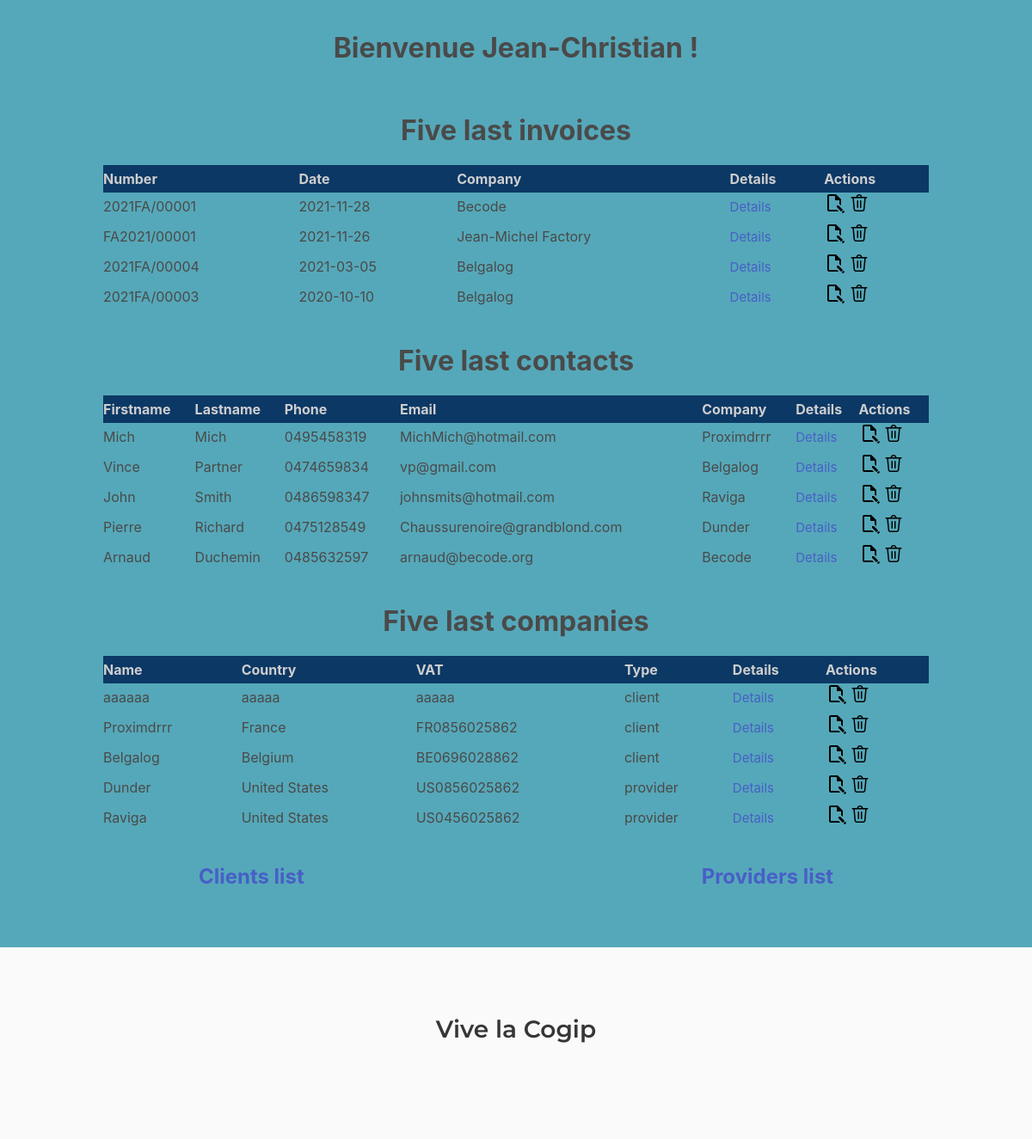
The page /index.php?action=welcome (signed in) on the database its author committed.
### tables this page shows
CREATE TABLE `invoice` (
  `id` int(11) NOT NULL,
  `number` varchar(50) NOT NULL,
  `date` date NOT NULL,
  `content` text NOT NULL,
  `amount` float NOT NULL
);

CREATE TABLE `company` (
  `id` int(11) NOT NULL,
  `name` varchar(100) NOT NULL,
  `country` varchar(100) NOT NULL,
  `vat` varchar(50) NOT NULL
);

CREATE TABLE `people` (
  `id` int(11) NOT NULL,
  `firstname` varchar(50) NOT NULL,
  `lastname` varchar(50) NOT NULL,
  `email` varchar(100) NOT NULL,
  `phone` varchar(40) NOT NULL
);

CREATE TABLE `companytype` (
  `id` tinyint(3) NOT NULL,
  `name` varchar(20) NOT NULL
);

### models/model.php (called while the page is built, shortened)
<?php
class DataBase
{
    private $db='cogip';
    private $login = 'root';
    private $pass ='';
    private $connec;
    private function connexion() {
        try {
            $bdd = new PDO('mysql:host=localhost;dbname='.$this->db.';charset=utf8', $this->login, $this->pass);
            $bdd->setAttribute(PDO::ATTR_ERRMODE, PDO::ERRMODE_WARNING);
            $bdd->setAttribute(PDO::ATTR_DEFAULT_FETCH_MODE, PDO::FETCH_OBJ);
            $this->connec = $bdd;
        }
        catch (PDOException $e) {
            $msg = 'ERROR PDO in' . $e->getfile() . 'L.' . $e->getLine() . ' : ' . $e->getMessage();
            die($msg);
        }
    }
    public function getFiveLastInvoice() {
        $req = $this->connec->prepare("SELECT i.id AS id, i.number, i.date, i.content, i.amount, c.name
                                       FROM invoice i, company c, invoice_company ic
                                       WHERE i.id=ic.idinvoice AND c.id=ic.idcompany
                                       ORDER BY date DESC LIMIT 0,5");
        $req->execute();
        return $req;
    }
    public function getFiveLastPeople () {
        $req = $this->connec->prepare("SELECT p.id AS id, p.firstname, p.lastname, p.email, p.phone, c.name
                                       FROM people p, company c, people_company pc
                                       WHERE p.id=pc.idpeople AND pc.idcompany=c.id
                                       ORDER BY id DESC LIMIT 0,5");
        $req->execute();
        return $req;
    }
    public function getFiveLastCompany () {
        $req = $this->connec->prepare("SELECT c.id as id, c.name as name, c.country as country, c.vat as vat, t.name as type
                                       FROM company c, companytype t, company_type ct
                                       WHERE c.id=ct.idcompany AND t.id=ct.idtype
                                       ORDER BY id DESC LIMIT 0,5");
        $req->execute();
        return $req;
    }
}

### views/welcome_god.php (the view, shortened to what this page needs)
<?php
require("./views/header.php");
$invoices = $db->getFiveLastInvoice();
if (isset($_SESSION['username'])) {
    echo "<h1>Bienvenue " . $_SESSION['username'] . " !</h1>";
}
?>
    <h1>Five last invoices</h1>
    <table>
        <tr class="line">
            <th>Number</th>
            <th>Date</th>
            <th>Company</th>
            <th>Details</th>
            <th>Actions</th>
        </tr>
        <?php
        while ($infos = $invoices->fetch(PDO::FETCH_ASSOC)) {
            $number = $infos["number"];
            $date = $infos["date"];
            $name = $infos["name"];
            $id = $infos["id"];
            echo "
            <tr class='line'>
                <td>$number</td>
                <td>$date</td>
                <td>$name</td>
                <td><a href='./?action=invoice_details&id=$id'>Details</a></td>
                <td>
                  <a href='index.php?action=update_invoice&id=" . $id . "'><img src='./assets/img/edit.png' /></a>
                  <a href='index.php?action=delete_invoice&id=" . $id . "'><img src='./assets/img/delete.png' /></a>
                </td>
            </tr>
    ";
        }
        $contacts = $db->getFiveLastPeople();
        ?>
    </table>
    <h1>Five last contacts</h1>
    <table>
        <tr class="line">
            <th>Firstname</th>
            <th>Lastname</th>
            <th>Phone</th>
            <th>Email</th>
            <th>Company</th>
            <th>Details</th>
            <th>Actions</th>
        </tr>
        <?php
        while ($infos = $contacts->fetch(PDO::FETCH_ASSOC)) {
            $firstname = $infos["firstname"];
            $lastname = $infos["lastname"];
            $email = $infos["email"];
            $phone = $infos["phone"];
            $name = $infos["name"];
            $id = $infos["id"];
            echo "
            <tr class='line'>
                <td>$firstname</td>
                <td>$lastname</td>
                <td>$phone</td>
                <td>$email</td>
                <td>$name</td>
                <td><a href='./?action=contact_details&id=$id'>Details</a></td>
                <td>
                  <a href='index.php?action=update_contact&id=" . $id . "'><img src='./assets/img/edit.png' /></a>
                  <a href='index.php?action=delete_contact&id=" . $id . "'><img src='./assets/img/delete.png' /></a>
                </td>
            </tr>
    ";
        }
        $companies = $db->getFiveLastCompany();
        ?>
    </table>
    <h1>Five last companies</h1>
    <table>
        <tr class="line">
            <th>Name</th>
            <th>Country</th>
            <th>VAT</th>
            <th>Type</th>
            <th>Details</th>
            <th>Actions</th>
        </tr>
<?php
while ($infos = $companies->fetch(PDO::FETCH_ASSOC)) {
    $name = $infos["name"];
    $country = $infos["country"];
    $vat = $infos["vat"];
    $type = $infos["type"];
    $id = $infos["id"];
    echo "
            <tr class='line'>
                <td>$name</td>
                <td>$country</td>
                <td>$vat</td>
                <td>$type</td>
                <td><a href='./?action=company_details&id=$id'>Details</a></td>
                <td>
                  <a href='index.php?action=update_company&id=" . $id . "'><img src='./assets/img/edit.png' /></a>
                  <a href='index.php?action=delete_company&id=" . $id . "'><img src='./assets/img/delete.png' /></a>
                </td>
            </tr>
    ";
}
echo "</table>";
echo "<div id='welcomeBottomMenu'><a href='index.php?action=clients'>Clients list</a><a href='index.php?action=providers'>Providers list</a></div>";
require("./views/footer.php");

### index.php (shortened to what this page needs)
<?php
require("./controllers/controller.php");
$controller = new Controller();
if (isset($_GET["action"])) {
    if ($_GET["action"] == "welcome") {
        $controller->getWelcome();
    }
}

### controllers/controller.php (shortened to what this page needs)
<?php
require("./models/model.php");
class Controller {
    public function getWelcome($response="") {
        $db = new DataBase();
        if (isset($_SESSION['modegod'])) {
            if ($_SESSION['modegod']==1) require("./views/welcome_god.php");
            else require("./views/welcome.php");
        }
        else require("./views/welcome.php");
    }
}

### views/header.php (shortened to what this page needs)
<!DOCTYPE html>
<html lang="en">
<head>
    <link href="https://salukimakingcode.github.io/pack/pack.css" rel="stylesheet" />
    <link href="./assets/css/style.css" rel="stylesheet" />
</head>
<body>

### views/footer.php (shortened to what this page needs)
<head>
<link rel="stylesheet" href="https://cdnjs.cloudflare.com/ajax/libs/bulma/0.7.1/css/bulma.min.css">
</head>
<footer class="footer">
  <div class="content has-text-centered">
    <p>
      <h2>Vive la Cogip</h2>
    </p>
  </div>
</footer>
</body>
</html>

### assets/css/style.css (style rules this page uses)
body { font-family: Montserrat, sans serif; background: #55a8b9; color: rgb(24, 21, 21); font-weight: bold; }
body h1 { text-align: center; font-size: 2rem; padding-bottom: 1rem; padding-top: 2rem; font-weight: bold; }
body h2 { font-family: Montserrat, sans serif; }
body table { margin: 0 auto; width: 80%; padding-top: 1rem; }
body table a { font-size: 15px; }
body table th { font-weight: bold; background-color: #0c3865; color: rgb(206, 206, 206); }
body table tr { line-height: 2rem; height: 2rem; font-size: 1rem; }
body #welcomeBottomMenu { display: -webkit-box; display: -ms-flexbox; display: flex; -ms-flex-pack: distribute; justify-content: space-around; font-size: 1.5rem; padding-bottom: 1rem; padding-top: 2rem; font-weight: bold; }
body #welcomeBottomMenu a { text-decoration: none; }
body footer { margin-top: 3rem; }

### rows shown on the page
invoice: number "2021FA/00001", date "2021-11-28", company.name "Becode"
invoice: number "FA2021/00001", date "2021-11-26", company.name "Jean-Michel Factory"
invoice: number "2021FA/00004", date "2021-03-05", company.name "Belgalog"
invoice: number "2021FA/00003", date "2020-10-10", company.name "Belgalog"
people: firstname "Mich", lastname "Mich", phone "0495458319", email "MichMich@hotmail.com", company.name "Proximdrrr"
people: firstname "Vince", lastname "Partner", phone "0474659834", email "vp@gmail.com", company.name "Belgalog"
people: firstname "John", lastname "Smith", phone "0486598347", email "johnsmits@hotmail.com", company.name "Raviga"
people: firstname "Pierre", lastname "Richard", phone "0475128549", email "Chaussurenoire@grandblond.com", company.name "Dunder"
people: firstname "Arnaud", lastname "Duchemin", phone "0485632597", email "arnaud@becode.org", company.name "Becode"
company: name "aaaaaa", country "aaaaa", vat "aaaaa", companytype.name "client"
company: name "Proximdrrr", country "France", vat "FR0856025862", companytype.name "client"
company: name "Belgalog", country "Belgium", vat "BE0696028862", companytype.name "client"
company: name "Dunder", country "United States", vat "US0856025862", companytype.name "provider"
company: name "Raviga", country "United States", vat "US0456025862", companytype.name "provider"

### other values the page prints
$_SESSION['username'] "Jean-Christian"
